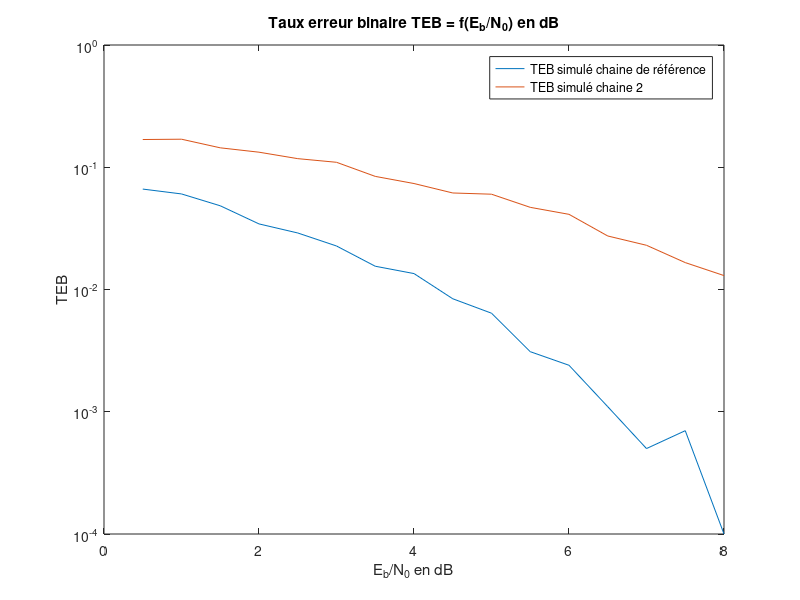
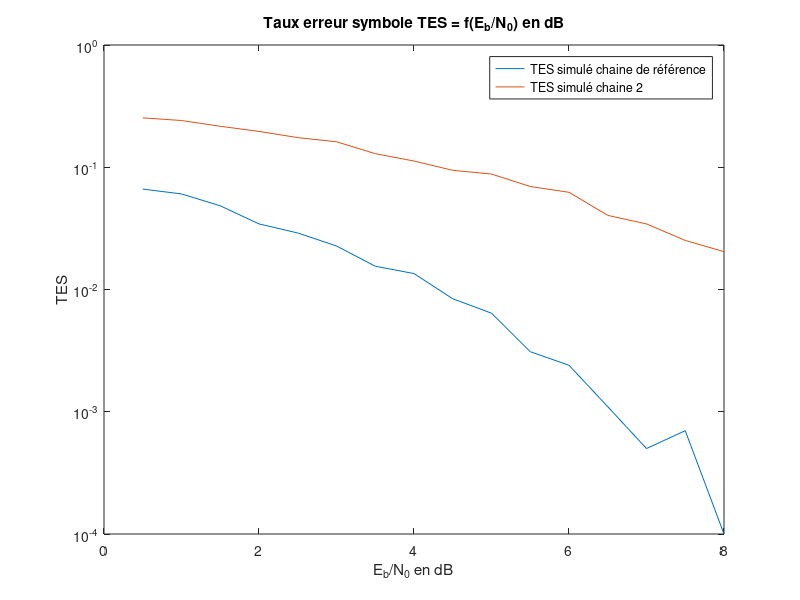

Source code (MATLAB) for these figures, in order:
clear all
close all

clear all
close all

%% Paramètre du modulateur
Rb = 6000; % Debit binaire des bits
Tb = 1/Rb; % Temps de 1 bit
M = 2;
m = 1; %1 bit par symbole pour le mapping. log2(M)
Rs = Rb/m; % Debit des symboles
Ts = 1/Rs; % Tenps d'un symbole


%% Information binaire a transmettre
N = 10000; %Nombre de bit a transmettre
bits = randi([0, 1], 1, N); %Signal aleatoire de N bits.

%% Mapping: Symbole binaire de moyenne nulle ak={-1, 1}
ak = [-1, 1]; %Mapping binaires a moyenne nulle
map(bits==0) = ak(1);
map(bits==1) = ak(2);

%% Surechantillonnage
Fe = 24000; %Frequence echantillonage
Te = 1/Fe;
Ns = Fe*Ts; %Nombre d'échantillons par symbole
Nt = N*Ns; %=size(map). Nombre d'échantillon totale. On rajoute des zeros !
map_sur = kron(map, [1 zeros(1, Ns-1)]);

%% Filtre mise en forme
h1 = ones(1, Ns);
x1 = filter(h1, 1, map_sur);

%% Filtre canal
Px = mean(abs(x1).^2);
EbN0 = 0.5:0.5:8; %en Db
X = [];
TEB1 = [];
TES1 = [];
for i=1:length(EbN0)
    E = 10^(EbN0(i)/10);
    sigma2 = Px*Ns/(2*log2(M)*E);
    bruit = sqrt(sigma2)*randn(1, Nt);
    x1b = x1 + bruit;
    x1c = x1b; %Reponse impulsionnelle de type dirac

    %% Filtre reception
    hr1 = ones(1, Ns); %Reponse impulsionnelle de type rectangulaire de duree Ts=Ns*Te
    x1r = filter(hr1, 1, x1c);
    X = [X; x1r];
    %% Echantillonnage
    n01 = 4; %Cf diagrame de l'oeil
    z1 = x1r(n01:Ns:end); 

    %% Decision+Demapping
    SymbolesDecides1 = sign(z1);
    y1 = (SymbolesDecides1+1)/2;

    %% Taux Erreur Binaire
    t1 = mean(y1~=bits);
    TEB1 = [TEB1; t1];
    
    %% Taux Erreur Symbole
    ts1 = mean(SymbolesDecides1~=map);
    TES1 = [TES1; ts1];
end

%% Paramètre du modulateur
Rb = 6000; % Debit binaire des bits
Tb = 1/Rb; % Temps de 1 bit
M = 4;
m = 2; %1 bit par symbole pour le mapping. log2(M)
Rs = Rb/m; % Debit des symboles
Ts = 1/Rs; % Tenps d'un symbole


%% Information binaire a transmettre
N = 5000; %Nombre de bit a transmettre
bits = randi([0, 1], 1, N); %Signal aleatoire de N bits.

%% Mapping: Symbole 4-aire de moyenne nulle ak={-3, -1, 1, 3}
ak = [-3, -1, 1, 3]; %Mapping 4-aire a moyenne nulle
map = reshape(bits, N/m, m); %m=2
map = bi2de(map)';
f = @(x) (ak(2)-ak(1))*x + ak(1); %Fonction de mapping 4_aire de moyenne nulle generique
g = @(y) (y-ak(1))/(ak(2)-ak(1)); %Fonction de demapping 4_aire de moyenne nulle generique
map_signal = f(map);
% Same as Symboles = (2*bi2de(reshape(bits, 2, length(bits)/2).' ) − 3).' 

%% Surechantillonnage
Fe = 24000; %Frequence echantillonage
Te = 1/Fe;
Ns = Fe*Ts; %Nombre d'échantillons par symbole
Nt = N*Ns; %=size(map). Nombre d'échantillon totale. On rajoute des zeros !
map = kron(map_signal, [1 zeros(1, Ns-1)]);

%% Filtre mise en forme
h1 = ones(1, Ns);
x1 = filter(h1, 1, map);

%% Filtre canal
Px = mean(abs(x1).^2);
EbN0 = 0.5:0.5:8; %en Db
X = [];
TEB2 = [];
TES2 = [];
for i=1:length(EbN0)
    E = 10^(EbN0(i)/10);
    sigma2 = Px*Ns/(2*log2(M)*E);
    bruit = sqrt(sigma2)*randn(1, length(x1));
    % bruit = 0; %sans bruit
    x1b = x1 + bruit;
    x1c = x1b; %Reponse impulsionnelle de type dirac

    %% Filtre reception
    hr1 = ones(1, Ns);
    x1r = filter(hr1, 1, x1c);
    X = [X; x1r];
    
    %% Echantillonnage
    n01 = 8; %Cf diagrame de l'oeil
    z1 = x1r(n01:Ns:end); 

    %% Decision+Demapping
    SymbolesDecides = zeros(size(z1));
    SymbolesDecides(find(z1 < -16)) = -3;
    SymbolesDecides(find(z1 > -16)) = -1;
    SymbolesDecides(find(z1 > 0)) = 1;
    SymbolesDecides(find(z1 > 16)) = 3;
    y1 = reshape(de2bi(g(SymbolesDecides)), 1, length(bits))
    % Same as BitsDecides = reshape(de2bi((SymbolesDecides + 3)/2).' , 1, length(bits))

    %% Taux Erreur Binaire
    t1 = mean(y1~=bits)
    TEB2 = [TEB2; t1]
    
    %% Taux Erreur Symbole
    t1 = mean(SymbolesDecides~=map_signal);
    TES2 = [TES2; t1]
    
end


%% Graph
% TEB=f(Eb/N0)
fig = figure();
plot(EbN0, TEB1);
hold on
plot(EbN0, TEB2);
set(gca,'yscale','log');
hold off
legend('TEB simulé chaine de référence','TEB simulé chaine 2');
title(sprintf("Taux erreur binaire TEB = f(E_b/N_0) en dB"));
xlabel("E_b/N_0 en dB");
ylabel("TEB");
saveas(fig, "figures/ComparaisonChaineRefEt2TEB.png");

% TES=f(Eb/N0)
fig = figure();
plot(EbN0, TES1);
hold on
plot(EbN0, TES2);
set(gca,'yscale','log');
hold off
legend('TES simulé chaine de référence','TES simulé chaine 2');
title(sprintf("Taux erreur symbole TES = f(E_b/N_0) en dB"));
xlabel("E_b/N_0 en dB");
ylabel("TES");
saveas(fig, "figures/ComparaisonChaineRefEt2TES.png");
